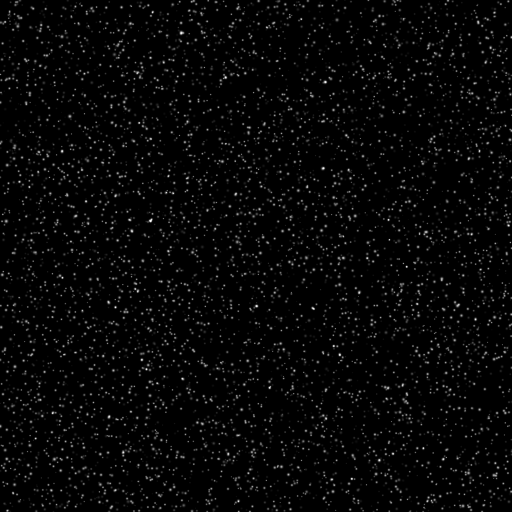
#> input picture B005_1.tif, 512 x 512 px
$ jupyter execute index.ipynb
#> lines starting #> are read from the running program, lines starting #| are printed output that depends on the picture; long printed decimals are rounded
# Basics of the Particle Image Velocimetry (PIV)
Using open source PIV software, OpenPIV (http://www.openpiv.net) written with the great help of Python, Numpy, Scipy (http://www.scipy.org) and runs online thanks to the great MyBinder project.

## What is it about? Particle Image Velocimetry (PIV)
From Wikipedia: "Particle image velocimetry (PIV) is an optical method of flow visualization used in education and research. It is used to obtain instantaneous velocity measurements and related properties in fluids. The fluid is seeded with tracer particles which, for sufficiently small particles, are assumed to faithfully follow the flow dynamics (the degree to which the particles faithfully follow the flow is represented by the Stokes number). The fluid with entrained particles is illuminated so that particles are visible. The motion of the seeding particles is used to calculate speed and direction (the velocity field) of the flow being studied."
    read more on http://en.wikipedia.org/wiki/Particle_image_velocimetry

Particle Image Velocimetry (PIV) is a non-intrusive state-of-the-art technique for flow measurements (e.g.: Raffel et al., 2007, Adrian, 1991). The PIV technique is based on image recording of the illuminated flow field using seeding particles. The technique is based on illuminating the particles in a plane by forming a coherent light sheet. The light scattered by the particles is recorded on a sequence of image frames. The displacement of the particle images between two consecutive light pulses is determined through evaluation of the PIV recordings and by applying a spatial cross-correlation function as implemented by the OpenPIV resulting with a two dimensional two component velocity field.
In practice, small tracer particles, common sized are in the order of 10-100 microns, are introduced to the flow. The flow is illuminated twice by means of a laser light sheet forming a plane where the camera is focused on. The time delay between the pulses depends on the mean velocity and the image magnification. It is assumed that the tracer particles follow the local flow velocity between the two consecutive illuminations. The light scattered from the tracer particles is imaged via an optical lens on a digital camera.
The images, acquired as pairs correspond to the two laser pulses, are than correlated using a cross-correlation function and image processing tools in order to provide the velocity field.
The effectiveness of the measurement results strongly depends on a large number of parameters such as particles concentration, size distribution and shape, illumination source, recording device, and synchronization between the illumination, acquisition and recording systems (Huang et al., 1997). An appropriate choice of the different parameters of the cross correlation analysis (e.g., interrogation area, time between pulses, scaling) will influence the results accuracy.
    read more about PIV in the following chapters: Gurka and Kit, in Handbook of Environmental Fluid Mechanics, CRC Press, 2014 http://www.crcnetbase.com/doi/abs/10.1201/b13691-39
    or Taylor, Gurka and Liberzon "Particle Image Velocimetry for Biological Mechanics" in the Handbook of Imaging in Biological Mechanics, CRC Press, 2015, http://www.crcpress.com/product/isbn/9781466588134

### Open source software to learn the basics

In principle velocimetry is a method to find out the velocity field of the moving fluid. 'Particle' image velocimetry is the way to get velocity field from images of small particles, called tracers. The basic principle is to use two images of the same particles with a small time delay between them. For that purpose, typically two laser shots are created and two images are taken.

This tutorial will follow the most simple analysis path from the two images to the velocity field and some post-analysis. We will use one of many open source packages, the open source particle image velocimetry http://www.openpiv.net

[cell 1]
# Let's take two images
# import the standard numerical and plotting packages

from pylab import *
from skimage.io import imread

We have downloaded some sample images from PIV challenge,
see http://www.pivchallenge.org/pub/#e  or another standard PIV images project: http://www.piv.jp/down/image05e.html

[cell 2]
# load the images:
a = imread('B005_1.tif')
#> a is the input picture: shape (512, 512); min 0, max 248, mean 6.7
b = imread('B005_2.tif')
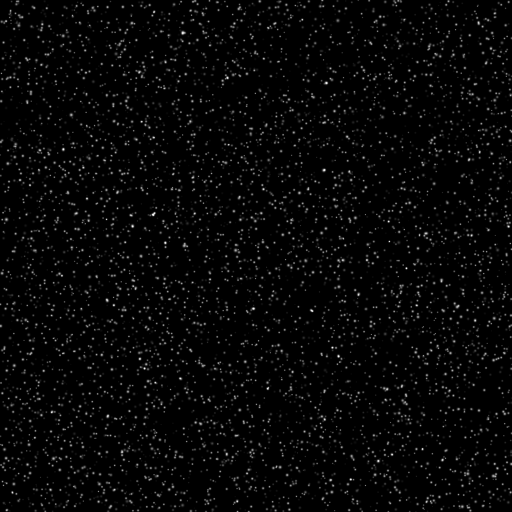
#> input picture B005_2.tif, 512 x 512 px
#> b is the input picture: shape (512, 512); min 0, max 248, mean 6.7

figure(figsize=(12,10))
subplot(1,2,1)
imshow(a,cmap=cm.gray)
subplot(1,2,2)
imshow(b,cmap=cm.gray)
# imshow(c_[a,b],cmap=cm.gray)

The two images showing the positions of the particles at two time steps. We can analyse small regions of interest, called interrogation windows.
typically we can start with the size of 32 x 32 pixels or smaller. Until recently, the fast algorithms used powers of 2, so the historical sizes are
always powers of 2: 8, 16, 32, 64, 128, ...

let's take the first top left windows from each image

[cell 3]
ia = a[:32,:32].copy()
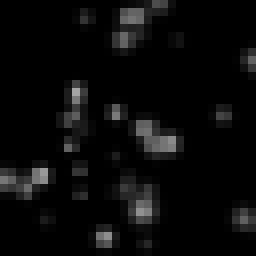
#> ia: shape (32, 32) (shown 8 times larger); min 0, max 165, mean 10
ib = b[:32,:32].copy()
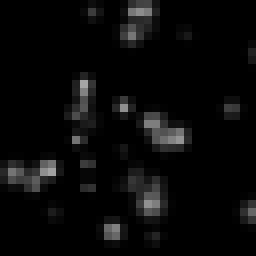
#> ib: shape (32, 32) (shown 8 times larger); min 0, max 165, mean 9.5

# just for the test, you can try also a "known" result
# ib = roll(ia,2,axis=1).copy()


figure()
subplot(1,2,1)
imshow(ia,cmap=cm.gray)
subplot(1,2,2)
imshow(ib,cmap=cm.gray)

We can see that the bright pixels moved between the two frames.
we can find out the distance that all the particles moved between frame A and frame B using
the principles of least squares or correlations, but let's first try to get it manually
if we shift the window IA by some pixels to the right and subtract from IB the shifted IA,
we shall see how good the shift predicts the real displacement between the two

[cell 4]
imshow(ib-ia,cmap=cm.gray)
title('Without shift')

[cell 5]
imshow(ib-roll(ia,1,axis=0),cmap=cm.gray)
title('Difference when IA has been shifted by 1 pixel')
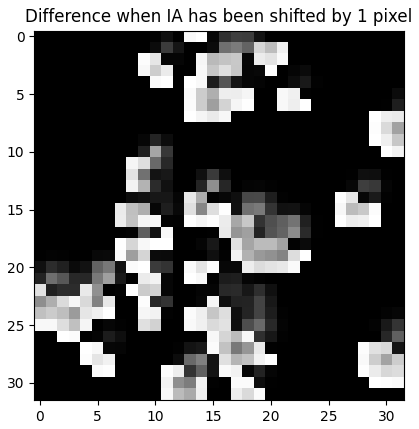
#> figure drawn by matplotlib, 1 panel

Let's try to find the best shift algorithmically: shift and calculated the sum of squared differences the minimum is the best shift

[cell 6]
def match_template(img, template,maxroll=8):
#> called with maxroll = 8
    mindist = float('inf')
    idx = (-1,-1)
    for y in range(maxroll):
        for x in range(maxroll):
        #calculate Euclidean distance
            dist = sqrt(sum(square(template - roll(roll(img,x,axis=0),y,axis=1))))
            if dist < mindist:
                mindist = dist
                idx = (x,y)
#> after the loop, idx = (2, 0); mindist = 0

    return [mindist, idx]

[cell 7]
# let's test that it works indeed by manually rolling (shifting circurlarly) the same image
match_template(ia,roll(ia,2,axis=0))
#> Out = [0, (2, 0)]

[cell 8]
# indeed, when we find the correct shift, we got zero distance. it's not so in real images:
mindist, idx = match_template(ib,ia)
#> mindist = 171.7; idx = (1, 0)
print('Minimal distance = %f' % mindist)
#| Minimal distance = 171.660
print('idx = %d, %d' % idx)
#| idx = 1, 0

We can draw this as a vector of velocity: $u = \Delta X$ pixels/$\Delta t$, $v =\Delta Y$ pixels/$\delta$ t where $\delta$ t is the time interval (delay) between the  two images (or two laser pulses)

[cell 9]
figure(figsize=(12,10))
subplot(1,2,1)
imshow(roll(roll(ia,idx[0],axis=0),idx[1],axis=1),cmap=cm.gray)
subplot(1,2,2)
imshow(ib,cmap=cm.gray)
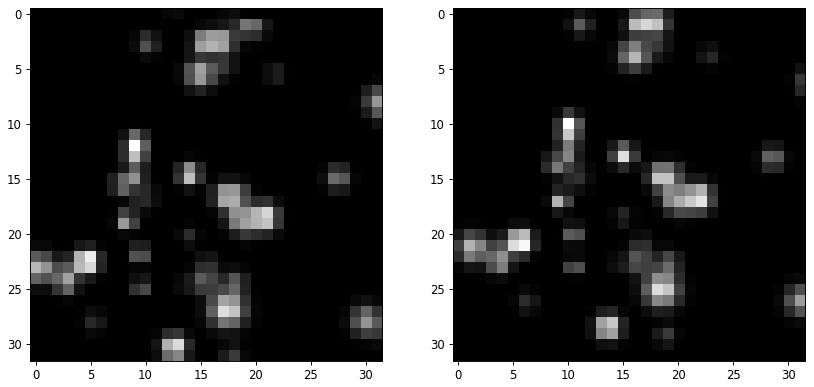
#> figure drawn by matplotlib, 2 panels

Well, maybe it's not the best match, but it is already better than nothing.
the problem now is that manually shifting each image and repeating the loop many times is impractical
the same principle of finding the right shift one can get by using a different template matching
principle, based on the property called cross-correlation (cross because we use two different images)
in short this is an efficient computational algorithm to find out the right shift.
you can see more details here: http://paulbourke.net/miscellaneous/correlate/

[cell 10]
from scipy.signal import correlate2d
c = correlate2d(ia-ia.mean(),ib-ib.mean())
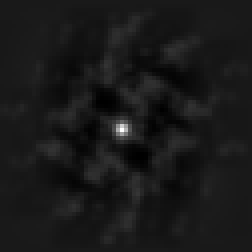
#> c: shape (63, 63) float64 (shown 4 times larger); min -66267.5, max 603857.9, mean 0; drawn with min black and max white
# not it's twice bigger than the original windows, as we can shift ia by maximum it's size horizontally and vertically
print('Size of the correlation map %d x %d' % c.shape)
#| Size of the correlation map 63 x 63

[cell 11]
# let's see how the correlation map looks like:
import matplotlib.pyplot as plt
from mpl_toolkits.mplot3d import Axes3D
fig = plt.figure()
ax = fig.add_subplot(111, projection='3d')
cx,cy = meshgrid(range(c.shape[0]), range(c.shape[1]))

ax.plot_surface(cx,cy,c,cmap=cm.jet, linewidth=0.2)
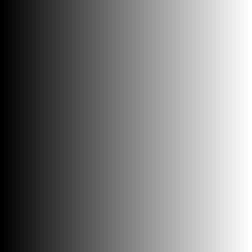
#> cx: shape (63, 63) int64 (shown 4 times larger); min 0, max 62, mean 31; drawn with min black and max white
title('Correlation map - peak is the most probable shift')
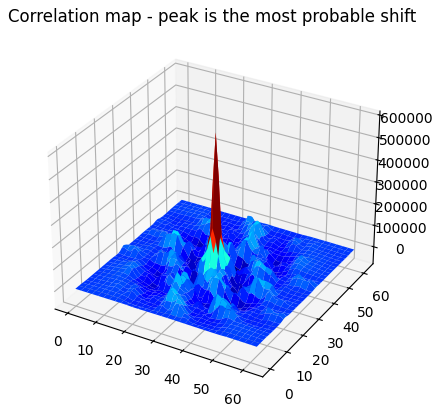
#> figure drawn by matplotlib, 1 panel

[cell 12]
# let's see the same correlation map, from above
imshow(c, cmap='gray')

i,j = np.unravel_index(c.argmax(), c.shape)
#> i = 32; j = 30

print('i = {}, j= {}'.format(i,j))
#| i = 32, j= 30

plot(j,i,'ro')
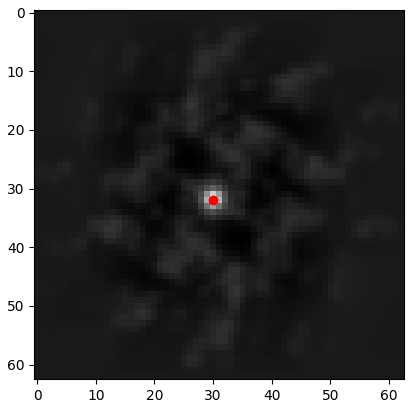
#> figure drawn by matplotlib, 1 panel

maybe this is confusing, but the image of the correlation map shows the same result - we need to shift the window A the the best possible correlation between the two windows. if there would be no shift, the result would be 31,31 - the center of symmetry.

We can get the first velocity field by repeating this analysis for all small windows let's take 32 x 32 pixels windows from each image and do the loop

[cell 13]
iw = 32

x,y,u,v = [],[],[],[]
for k in range(0,a.shape[0],iw):
    for m in range(0,a.shape[1],iw):
        ia = a[k:k+iw,m:m+iw]
        ib = b[k:k+iw,m:m+iw]
        c = correlate2d(ia-ia.mean(),ib-ib.mean())
        i,j = np.unravel_index(c.argmax(), c.shape)
        x.append(k-iw/2.)
        y.append(m-iw/2.)
        u.append(i - iw/2.-1)
        v.append(j - iw/2.-1)
#> after the loop, u = 256 values, max 22 at index 117, min 4 at index 118, mean 13.69; v = 256 values, max 21 at index 134, min 6 at index 102, mean 14.11; x = 256 values from -16 to 464; y = 256 values, max 464 at index 15, min -16 at index 0, mean 224

[cell 14]
figure(figsize=(12,10))
M = sqrt(pow(array(u), 2) + pow(array(v), 2))
#> M = 256 values, max 27.8 at index 117, min 9.43 at index 101, mean 19.74
quiver(x,y,u,v,M)
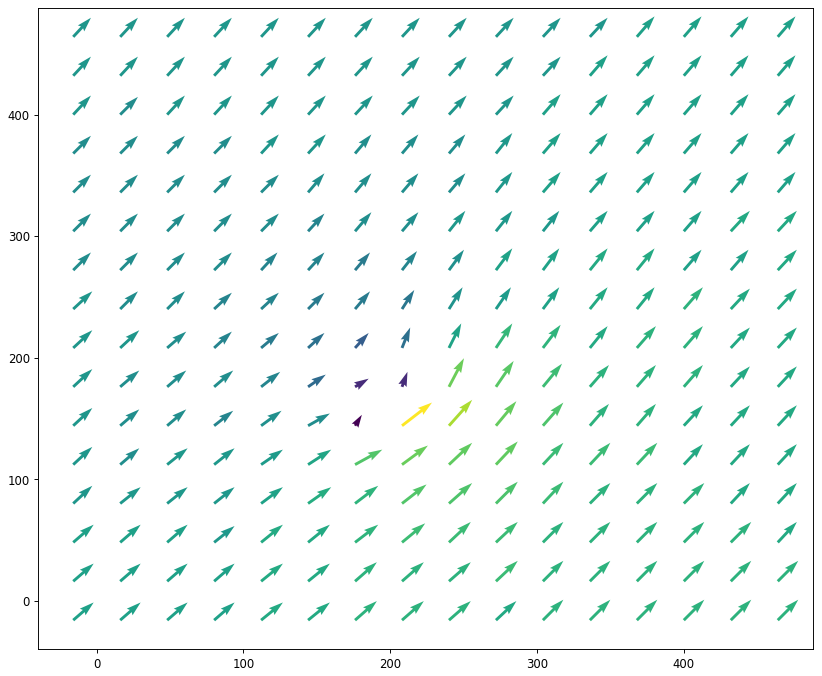
#> figure drawn by matplotlib, 1 panel
